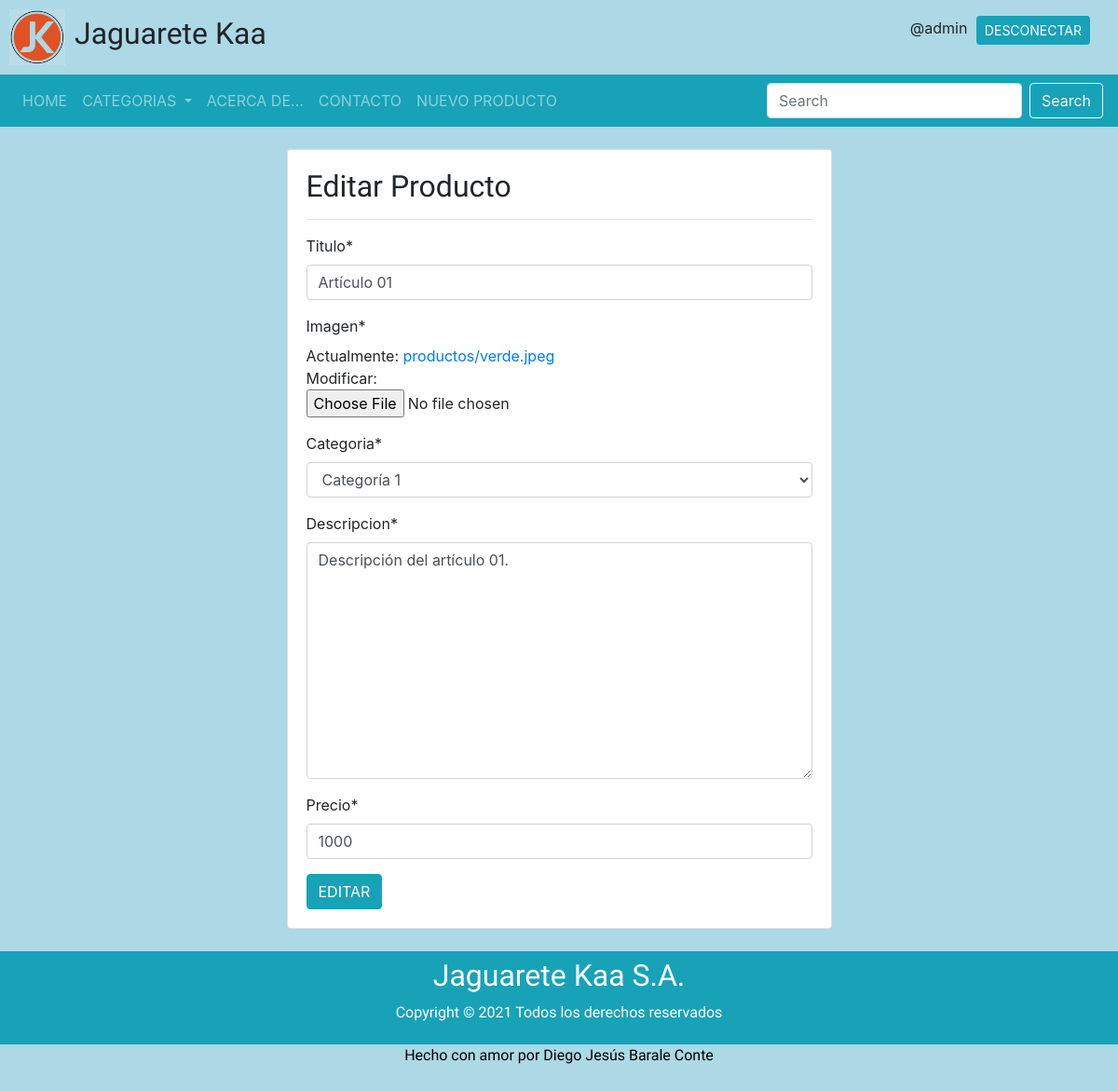
The page /editar/1/ (signed in) on the database its author committed.
### APP_PRODUCTOS/models.py (models this page shows, shortened)
class Producto(models.Model):
    titulo = models.CharField(max_length=100)
    imagen = models.ImageField(upload_to="productos", null="True")
    descripcion = models.TextField()
    precio = models.IntegerField()
    categoria = models.ForeignKey(Categoria, on_delete=models.PROTECT)
    subtotal = models.IntegerField(default=0)

class Categoria(models.Model):
    descripcion = models.CharField(max_length=50)
    def __str__(self):
        return self.descripcion

### APP_PRODUCTOS/views.py (the view, shortened to what this page needs)
# urls.py: path('editar/<id>/', views.editar, name='editar'),
@permission_required('APP_PRODUCTOS.change_producto')
def editar(request, id):
    producto = get_object_or_404(Producto, id=id)
    data = {
            'form': ProductoForm(instance=producto)
            }
    return render(request, 'editar.html', data)

### APP_PRODUCTOS/forms.py
class ProductoForm(forms.ModelForm):
    class Meta:
        model = Producto
        fields = ['titulo', 'imagen', 'categoria', 'descripcion', 'precio']

### APP_CARRITO/context_processor.py (called while the page is built)
def importe_total_carrito(request):
    total = 0
    if 'carrito' in request.session:
        for key, value in request.session["carrito"].items():
            total = total + (int(value["subtotal"]))
    return { "importe_total_carrito":total }

### APP_PRODUCTOS/templates/editar.html (shortened to what this page needs)
{% extends 'layout.html' %}
{% block cuerpo %}
{% load crispy_forms_tags %}
<br>
	<div class="row">
		<div class="col-12 col-md-6	offset-md-3">
			<div class="card">
				<div class="card-body">
					<h2>Editar Producto</h2>
					<hr>
					<form action="" method="POST" enctype="multipart/form-data">
					{{ form | crispy }}
					<input type="submit" value="EDITAR" class="btn btn-info">
					</form>
				</div>
			</div>
		</div>
	</div>
	<br>
{% endblock %}

### templates/layout.html (shortened to what this page needs)
<!DOCTYPE html>
<html lang="es">
	<head>
		<link rel="stylesheet" href="https://cdn.jsdelivr.net/npm/bootstrap@4.6.0/dist/css/bootstrap.min.css">
		{% load static %}
		<link rel="stylesheet" href="{% static 'css/estilos.css'%}">
	</head>
	<body>
		<header>
			<div class="contenedor-logo">
				<a href="{% url 'principal' %}">
					<img src="{% static 'img/logo.png' %}" alt="Logo" class="logo">
				</a>
				<h2 id="titulo">Jaguarete Kaa</h2>
			</div>
			<div class="botones-login">
				<nav>
					<ul>
						{% if user.is_authenticated %}
						<li>@{{ user.username }}</li>
						<li><a href="{% url 'logout'%}?next={{request.path}}" class="btn btn-info btn-sm">DESCONECTAR</a></li>
						{% else %}
						<li><a href="{% url 'login'%}?next={{request.path}}" class="btn btn-info btn-sm">LOGIN</a></li>
						<li><a href="{% url 'registro' %}" class="btn btn-info btn-sm">REGISTRO</a></li>
						{% endif %}
					</ul>
				</nav>
			</div>
		</header>
		<div id="menu">
			<nav class="navbar navbar-expand-lg navbar-dark bg-info">
				<div class="collapse navbar-collapse" id="navbarSupportedContent">
					<ul class="navbar-nav mr-auto">
						<li class="nav-item {% if request.path == '/' %}active{% endif %}">
							<a class="nav-link" href="{% url 'principal' %}">HOME</a>
						</li>
						<li class="nav-item dropdown">
							<a class="nav-link dropdown-toggle" href="#" id="navbarDropdown" role="button" data-toggle="dropdown" aria-haspopup="true" aria-expanded="false">
								CATEGORIAS
							</a>
						</li>
						<li class="nav-item {% if request.path == '/acerca/' %}active{% endif %}">
							<a class="nav-link" href="{% url 'acerca_de' %}">ACERCA DE...</a>
						</li>
						<li class="nav-item">
							<a class="nav-link" href="mailto:jaguarete@gmail.com">CONTACTO</a>
						</li>
						{% if perms.APP_PRODUCTOS.add_producto %}
						<li class="nav-item {% if request.path == '/agregar/' %}active{% endif %}">
							<a class="nav-link" href="{% url 'agregar' %}">NUEVO PRODUCTO</a>
						</li>
						{% endif %}
					</ul>
					<form method="GET" action="{% url 'buscar' %}" class="form-inline my-2 my-lg-0">
						<input class="form-control mr-sm-2" type="search" placeholder="Search" aria-label="Search" name="buscar">
						<button class="btn btn-outline-light my-2 my-sm-0" type="submit">Search</button>
					</form>
				</div>
			</nav>
		</div>
		<div id="contenido">
			{% block cuerpo %} {% endblock %}
		</div>
		<footer>
			<div class="empresa">
				<h2>Jaguarete Kaa S.A.</h2>
				<p>Copyright © 2021 Todos los derechos reservados</p>
			</div>
			<div class="autor">
				<p>Hecho con amor por Diego Jesús Barale Conte</p>
			</div>
		</footer>
	</body>
</html>

### APP_PRINCIPAL/static/css/estilos.css (style rules this page uses)
* { margin: 0; padding: 0; }
h2 { font-family: 'Akaya Kanadaka', cursive; }
#titulo { font-family: 'Rock Salt', cursive; }
p { font-family: 'Merienda', cursive; }
body { background-color: lightblue; background-image: url("https://encrypted-tbn0.gstatic.com/images?q=tbn:ANd9GcSINSPx7xQ7vlQMbqUIRL9phcjY9re3D-oV2A&usqp=CAU"); background-repeat: no-repeat; background-size: cover; }
header { width: 100%; height: auto; background-color: lightblue; display: flex; }
header > div { width: 50%; }
.logo { width: 60px; margin: 10px; }
.contenedor-logo { display: flex; align-items: center; }
nav { height: 100%; display: flex; justify-content: flex-end; align-items: center; }
nav > ul { margin-right: 30px }
nav > ul > li { display: inline; margin-left: 5px; }
#contenido { min-height: calc(100vh - 290px); }
footer { height: 150px; color: white; background-color: lightblue; }
footer > .empresa { width: 100%; height: 100px; background-color: #17a2b8; display: flex; flex-direction: column; justify-content: center; align-items: center; }
footer > .autor { color: black; text-align: center; }

### rows shown on the page
Producto: titulo "Artículo 01", categoria "Categoría 1", precio "1000"
Categoria: descripcion "Descripción del artículo 01."

### other values the page prints
{{ user.username }} "admin"
